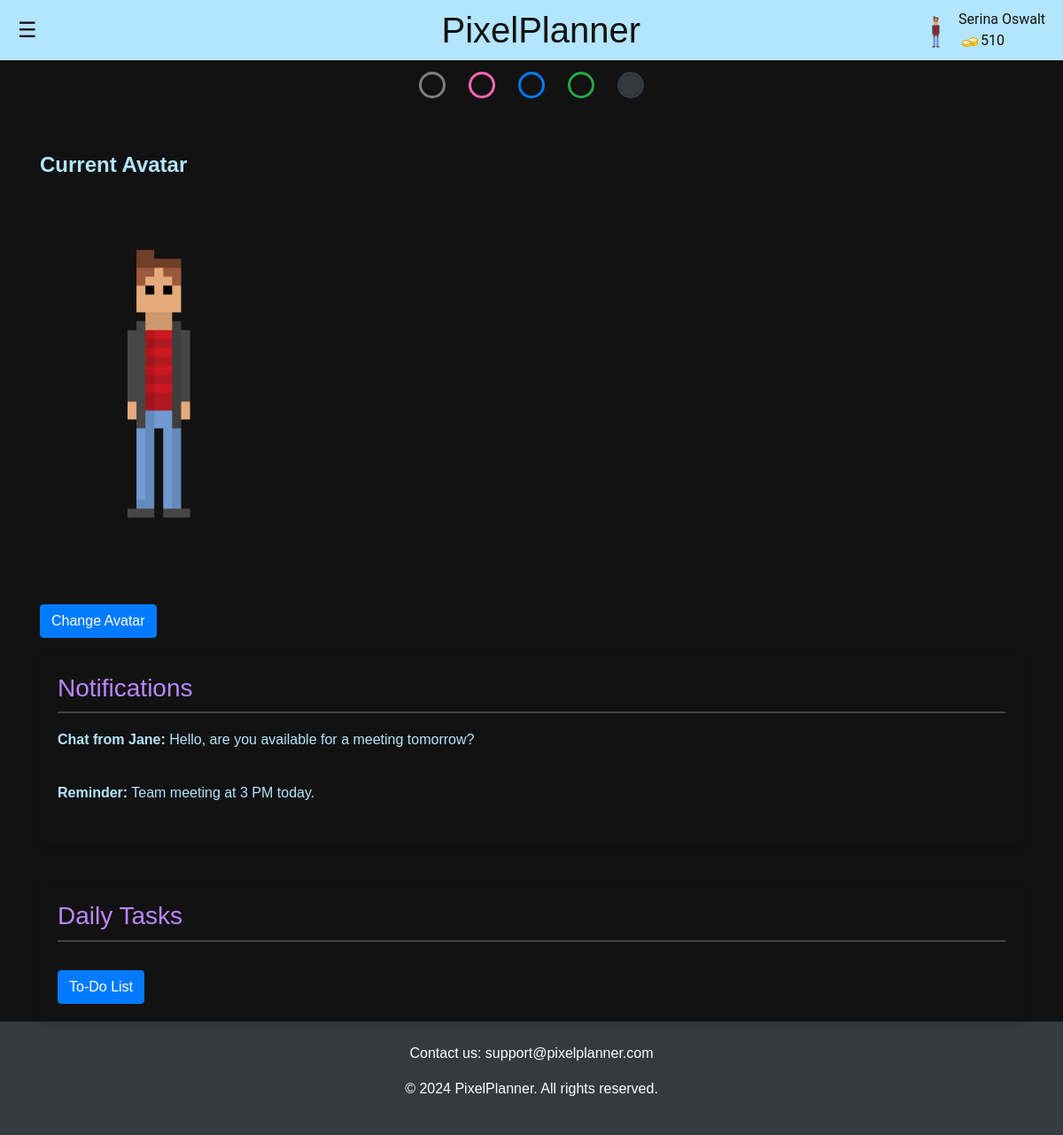
The page /dashboard (signed in) on the database its author committed.
### app.py (models this page shows, shortened)
class User(db.Model):
    id = db.Column(db.Integer, primary_key=True)
    name = db.Column(db.String(100), nullable=False)
    email = db.Column(db.String(100), unique=True)
    password = db.Column(db.String(100))
    canvas_api_key = db.Column(db.String(255))
    course_codes_list = db.Column(db.String(255))  # New field for storing course codes
    avatar = db.Column(db.String(255))
    coins = db.Column(db.Integer)

### app.py (the view)
@app.route('/dashboard')
def dashboard():
    if 'email' not in session:
        flash('Please log in to access the dashboard.')
        return redirect(url_for('login'))
    user = User.query.filter_by(email=session['email']).first()
    assignments = Todo.query.all()
    if not user:
        flash('User not found.')
        return redirect(url_for('login'))
    return render_template('dashboard.html', user=user, tasks = assignments)

### templates/dashboard.html (shortened to what this page needs)
<!DOCTYPE html>
<html lang="en">
<head>
  <link rel="stylesheet" href="https://cdn.jsdelivr.net/npm/bootstrap@4.6.2/dist/css/bootstrap.min.css">
  <link rel="stylesheet" href="/static/css/styles.css">
</head>
<header>
    <div class="menu-icon" onmouseover="openNav()" onmouseout="closeNav()">&#9776;</div>
    <h1>PixelPlanner</h1>
    <div class="profile-info">
        <img src="{{ url_for('static', filename='images/' + session.get('user_avatar', 'defaultAvatar.png')) }}" alt="Player Avatar" class="avatar">
        <div class="player-info">
            <span class="player-name">{{session.get('user_name', 'Guest')}}</span>
            <span class="player-coins"><img src="{{ url_for('static', filename='images/coin.png') }}" alt="Coin">{{ user.coins }}</span>
        </div>
</header>
<body>
<form class="color-picker"
action="">
  <fieldset>
    <input type="radio"
    name="theme" id="light" checked>
    <input type="radio"
    name="theme" id="pink" checked>
    <input type="radio"
    name="theme" id="blue" checked>
    <input type="radio"
    name="theme" id="green" checked>
    <input type="radio"
    name="theme" id="dark" checked>
  </fieldset>
</form>
<div class="container mt-5">
    <div class="row">
        <div class="col-md-6">
            <h3 class="avatar-header"> Current Avatar</h3>
            <img src="{{ url_for('static', filename='images/' + (user.avatar if user.avatar else 'pixelBoy.png')) }}" alt="User Avatar" class="user-avatar-large">
            <br>
            <a href="/shop" class="btn btn-primary mt-3">Change Avatar</a>
        </div>
        <div class="col-md-12">
            <div class="notification-box rounded">
                <h3>Notifications</h3>
                <p><strong>Chat from Jane:</strong> Hello, are you available for a meeting tomorrow?</p>
                <p><strong>Reminder:</strong> Team meeting at 3 PM today.</p>
            </div>
        </div>
        <div class="col-md-12 mt-4">
            <div class="task-box rounded">
                <h3>Daily Tasks</h3>
                <a href="/todo" class="btn btn-primary mt-3">To-Do List</a>
            </div>
        </div>
    </div>
</div>
<footer class="footer bg-dark text-white py-4">
    <div class="container text-center">
        <p>Contact us: support@pixelplanner.com</p>
        <p>&copy; 2024 PixelPlanner. All rights reserved.</p>
    </div>
</footer>
</body>
</html>

### static/css/styles.css (style rules this page uses)
body, html { height: 100%; margin: 0; padding: 0; font-family: Arial, sans-serif; background-color: var(--bg-color); color: var(--text-color); }
body, html { margin: 0; padding: 0; font-family: Arial, sans-serif; }
header { display: flex; justify-content: space-between; align-items: center; background-color: var(--notification-text-color); padding: 10px 20px; position: relative; }
header h1 { margin: 0; flex-grow: 1; text-align: center; color: var(--bg-color) }
.menu-icon { cursor: pointer; font-size: 24px; color: var(--bg-color); }
.profile-info { display: flex; align-items: center; position: absolute; top: 10px; right: 20px; font-family: 'Roboto', sans-serif; color: var(--bg-color); }
.avatar { height: 50px; width: auto; border-radius: 50%; }
.player-info { display: flex; flex-direction: column; margin-left: 10px }
body { font-family: Arial, sans-serif; background-color: var(--bg-color); margin: 0; padding: 0; }
.avatar-header { color: var(--avatar-header); font-size: 24px; font-weight: bold; }
.user-avatar-large { flex: 1; width: 50%; display: flex; justify-content: center; align-items: center; }
.rounded { background-color: var(--bg-color); padding: 20px; border-radius: 8px; box-shadow: 0px 4px 8px rgba(0,0,0,0.1); margin-top: 20px; }
.notification-box h3, .task-box h3 { color: var(--link-color); border-bottom: 2px solid var(--border-color); padding-bottom: 10px; }
.notification-box p, .task-box li a { padding: 10px 0; display: block; color: var(--notification-text-color); }
.notification-box, .task-box { background-color: var(--bg-color); padding: 20px; border-radius: 10px; box-shadow: 0 4px 8px rgba(0, 0, 0, 0.1); }
.color-picker>fieldset { border: 0; display: flex; gap: 2rem; width: fit-content; background: fff; padding: 1rem 3rem; margin-inline: auto; border-radius: 0 0 1rem 1rem; }
.color-picker input[type="radio"] { appearance: none; width: 1.5rem; height: 1.5rem; outline: 3px solid var(--radio-color, currentColor); border-radius: 50%; }
.color-picker input[type="radio"]:checked { background: var(--radio-color); }
.color-picker input[type="radio"]#light { --radio-color: gray; }
.color-picker input[type="radio"]#pink { --radio-color: #ff69b4; }
.color-picker input[type="radio"]#blue { --radio-color: #007bff; }
.color-picker input[type="radio"]#green { --radio-color: #28a745; }
.color-picker input[type="radio"]#dark { --radio-color: #343a40; }
:root { --bg-color: #fff; --text-color: #333; --link-color: #007bff; --hover-bg-color: #cccccc; --hover-text-decoration: underline; --notification-text-color: #666; --border-color: #eee; }
:root:has(#dark:checked) { --bg-color: #121212; --text-color: #4a3e5f; --link-color: #bb86fc; --hover-text-decoration: none; --hover-bg-color: #333333; --notification-text-color: #b3e5fc; --border-color: #424242; --avatar-header: #b3e5fc; --background-bg-color: #4a3e5f; --calendar-bg-color: #4a3e5f; --todo-header-color: #b3e5fc; --toolbar-title-color: #b3e5fc; --event-color: #b3e5fc; --chat-title-color: #b3e5fc; }
a { color: var(--link-color); }

### rows shown on the page
User: get "Serina Oswalt", coins "510", avatar (picture)
